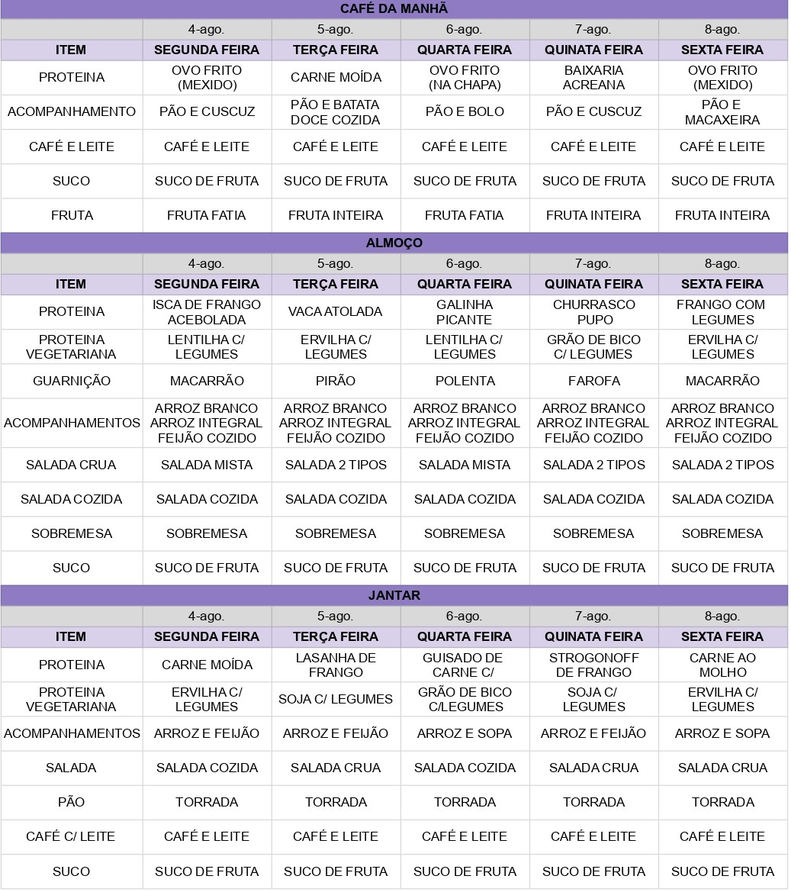
#> input picture image/image1.png, 791 x 892 px, shrunk from 1037 x 1169 before the run, found by its file name
$ python imagem_para_CSV.py
#> lines starting #> are read from the running program, lines starting #| are printed output that depends on the picture; after the words box and inside, x2 and y2 are one past the last pixel; in counts of white or black regions, pixels touching at a corner belong together
import cv2
import pytesseract
import pandas as pd

def processar_imagem():
    # Caminho da imagem
    imagem = cv2.imread('/home/jardel/PycharmProjects/MenuScan/image/image1.png')
#> imagem is the input picture: shape (892, 791, 3); mean B, G, R 228.9, 222.8, 224.6

    # Pré-processamento
    imagem = cv2.cvtColor(imagem, cv2.COLOR_BGR2GRAY)
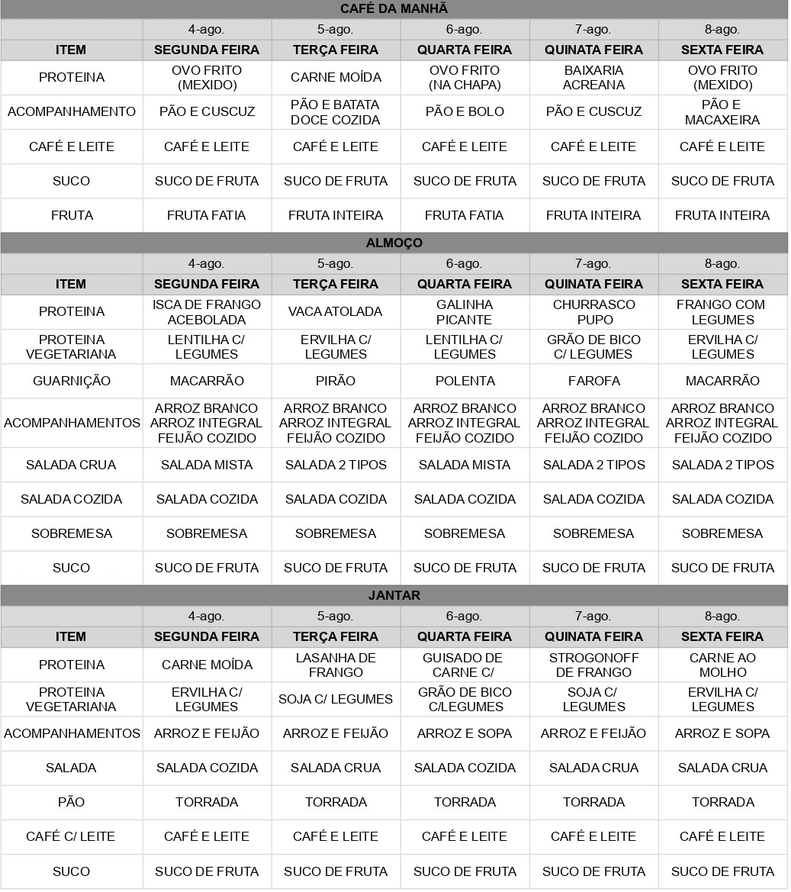
#> imagem: shape (892, 791); min 0, max 255, mean 224
    _, imagem = cv2.threshold(imagem, 150, 255, cv2.THRESH_BINARY)
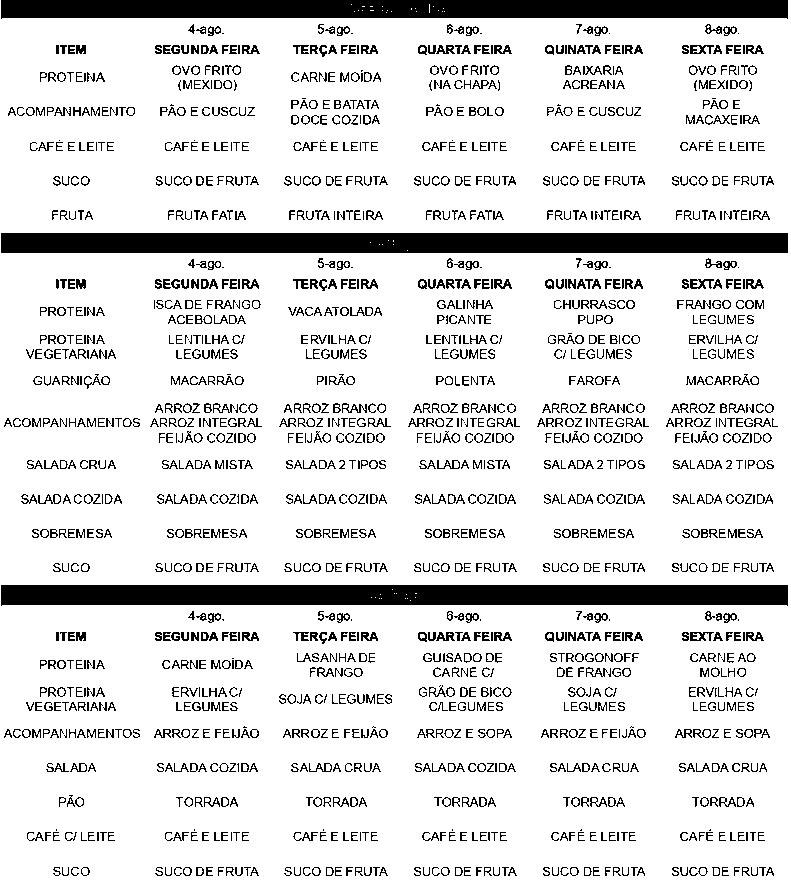
#> imagem: shape (892, 791); 86.1% white; 1650 black regions (237 under 20 px), largest, box (x1, y1, x2, y2) and area: (1, 233, 788, 253) 15732, (1, 585, 788, 606) 15727, (1, 0, 788, 19) 14131

    # Extrai texto com formatação de tabela
    custom_oem_psm_config = r'--oem 3 --psm 6'
    texto = pytesseract.image_to_string(imagem, config=custom_oem_psm_config, lang='por')

    # Divide linhas e colunas
    linhas = texto.strip().split('\n')
    dados = [linha.split() for linha in linhas]

    # Cria o DataFrame e salva como CSV
    df = pd.DataFrame(dados)
    df.to_csv("planilha_convertida.csv", index=False, header=False)


if __name__ == '__main__':
    processar_imagem()
#> (the call stopped at in processar_imagem, `texto = pytesseract.image_to_string(imagem, config=custom_oem_psm_conf..`: pytesseract is not available in this run)

$ run again, with image/image0.png copied over image/image1.png
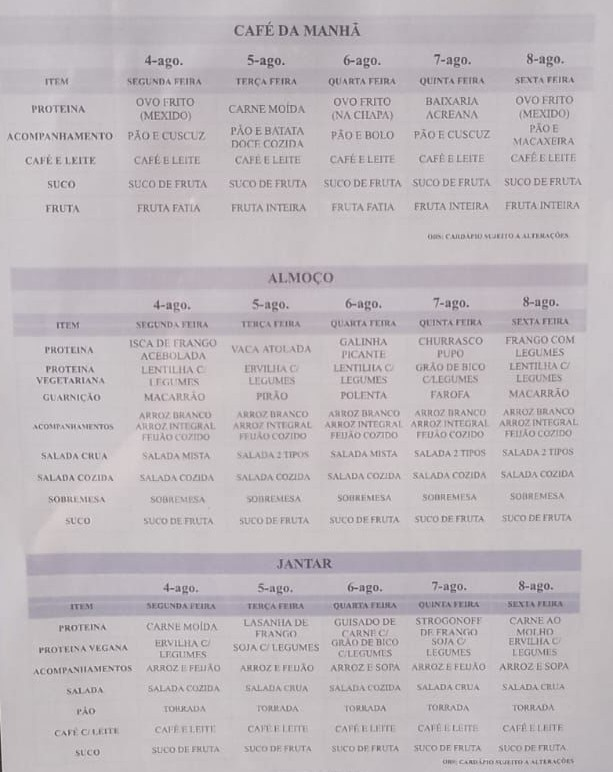
#> input picture image/image0.png, 613 x 772 px, found by its file name
#> in processar_imagem, imagem is the input picture: shape (772, 613, 3); mean B, G, R 188.6, 184.4, 190.9
#> in processar_imagem, `_, imagem = cv2.threshold(imagem, 150, 255, cv2.THRESH_BINARY)`:
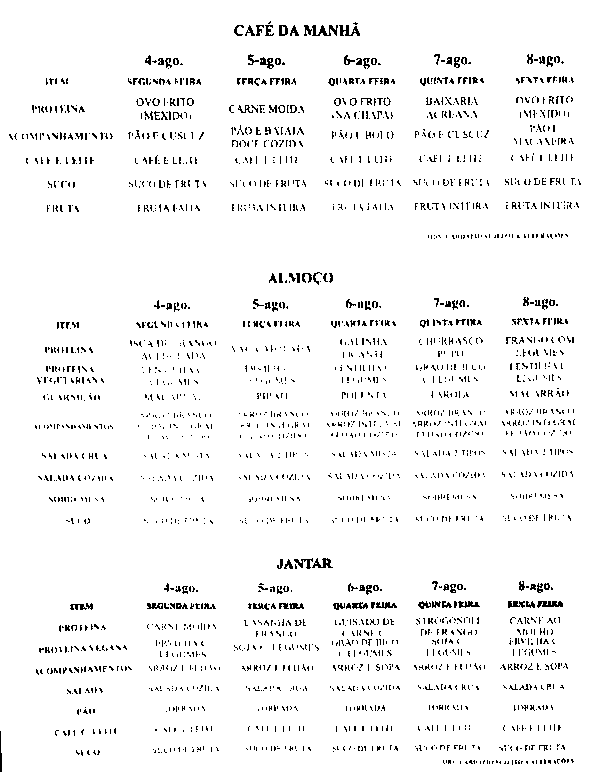
#> imagem: shape (772, 613); 95.8% white; black in thin lines or dots

$ run again, with image/image2.png copied over image/image1.png
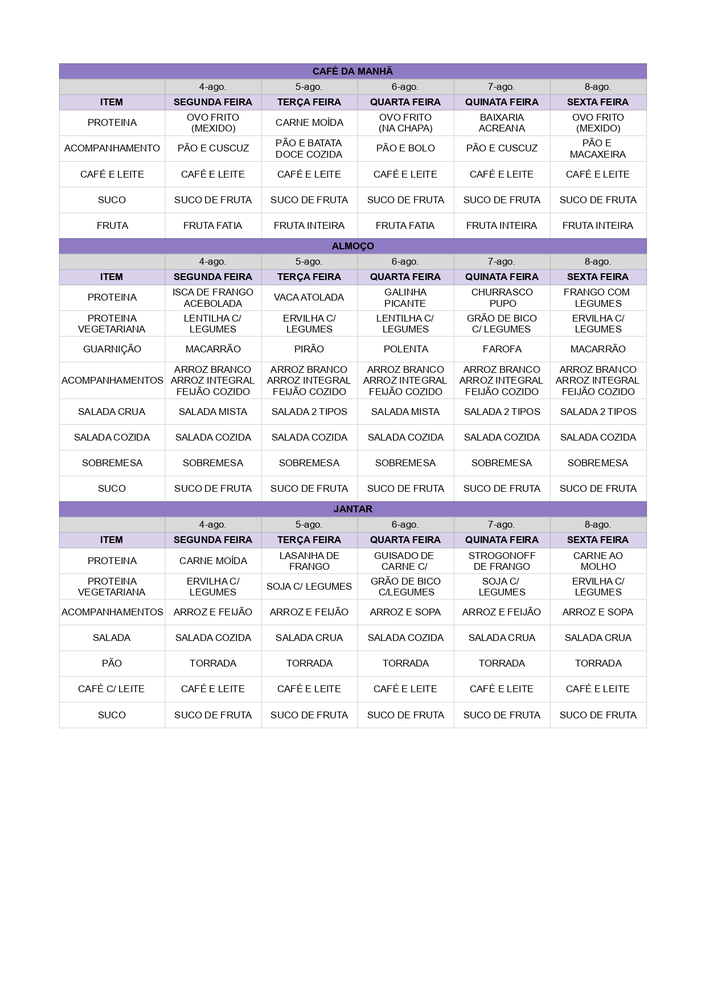
#> input picture image/image2.png, 706 x 999 px, shrunk from 1240 x 1755 before the run, found by its file name
#> in processar_imagem, imagem is the input picture: shape (999, 706, 3); mean B, G, R 240.4, 236.8, 237.9
#> in processar_imagem, `imagem = cv2.cvtColor(imagem, cv2.COLOR_BGR2GRAY)`:
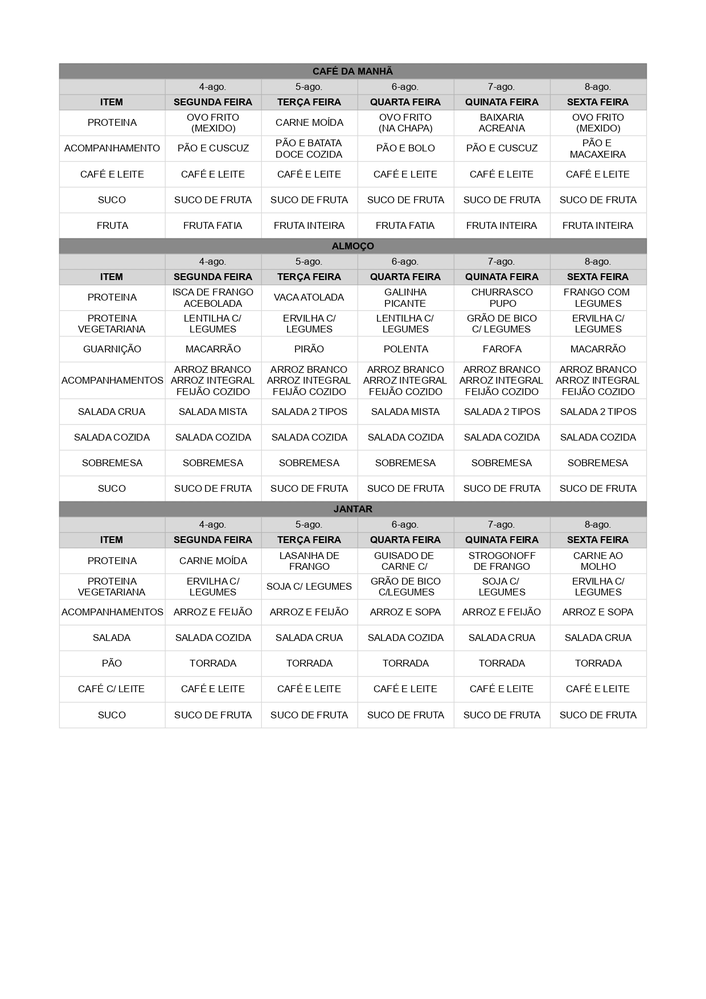
#> imagem: shape (999, 706); min 0, max 255, mean 237.5
#> in processar_imagem, `_, imagem = cv2.threshold(imagem, 150, 255, cv2.THRESH_BINARY)`:
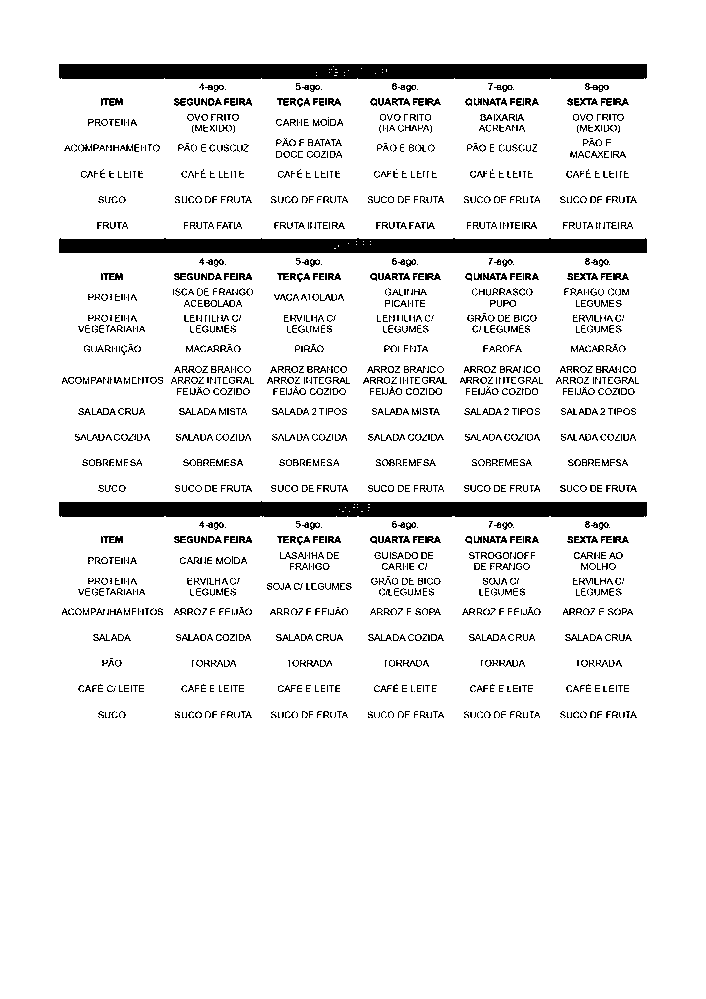
#> imagem: shape (999, 706); 91.9% white; 1751 black regions (1225 under 20 px), largest, box (x1, y1, x2, y2) and area: (59, 64, 647, 79) 8787, (59, 501, 647, 517) 8786, (59, 238, 647, 253) 8232

$ run again, with image/image3.png copied over image/image1.png
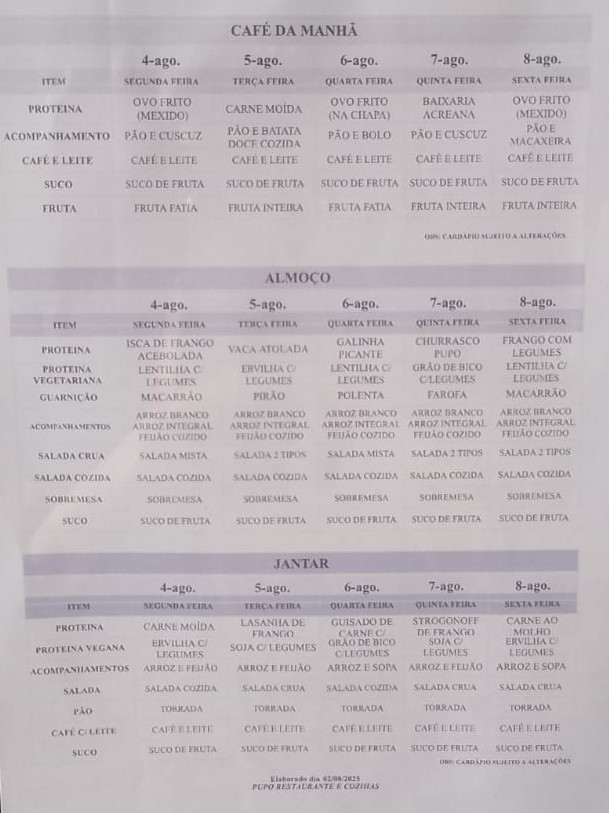
#> input picture image/image3.png, 609 x 813 px, found by its file name
#> in processar_imagem, imagem is the input picture: shape (813, 609, 3); mean B, G, R 188.7, 184.4, 191
#> in processar_imagem, `_, imagem = cv2.threshold(imagem, 150, 255, cv2.THRESH_BINARY)`:
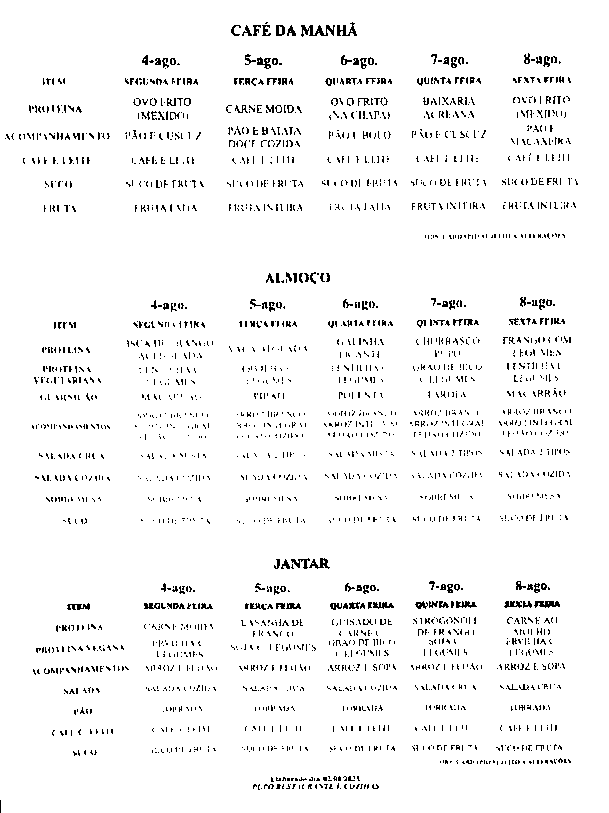
#> imagem: shape (813, 609); 95.9% white; black in thin lines or dots
